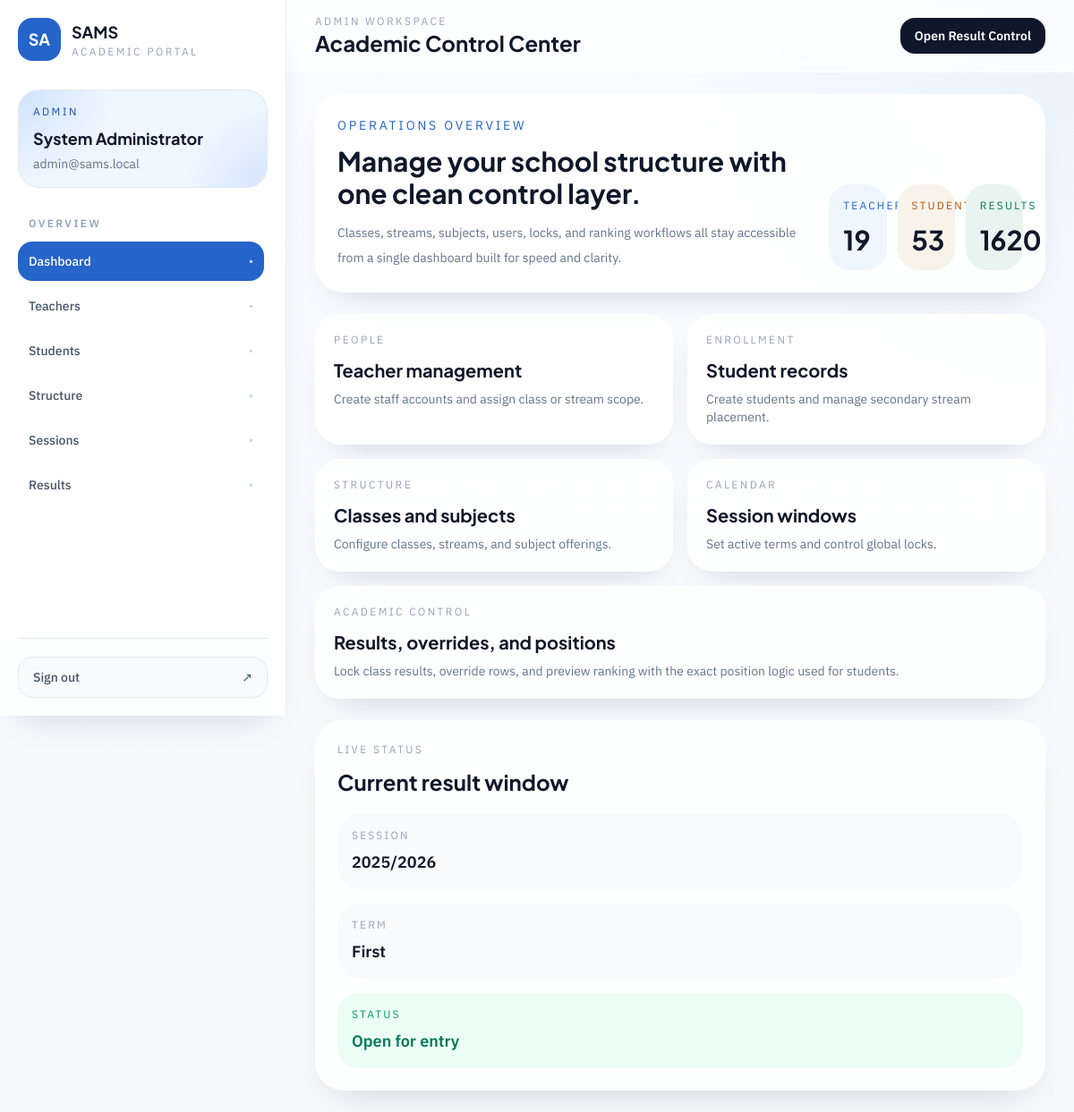
The page /admin/dashboard (signed in) on the database its author committed.
### app/models/user.py (models this page shows, shortened)
class User(UserMixin, db.Model):
    __tablename__ = "users"
    id = db.Column(db.Integer, primary_key=True)
    username = db.Column(db.String(80), unique=True, nullable=False, index=True)
    full_name = db.Column(db.String(150), nullable=False)
    email = db.Column(db.String(255), unique=True, nullable=False, index=True)
    password_hash = db.Column(db.String(255), nullable=False)
    role = db.Column(db.String(20), nullable=False, index=True)
    is_active = db.Column(db.Boolean, nullable=False, default=True)
    created_at = db.Column(
        db.DateTime, nullable=False, default=lambda: datetime.now(timezone.utc)
    )
    student_profile = db.relationship(
        "Student", back_populates="user", uselist=False, lazy="select"
    )
    teacher_profile = db.relationship(
        "Teacher", back_populates="user", uselist=False, lazy="select"
    )
    uploaded_results = db.relationship(
        "Result",
        back_populates="uploaded_by_user",
        foreign_keys="Result.uploaded_by_user_id",
        lazy="dynamic",
    )
    overridden_results = db.relationship(
        "Result",
        back_populates="overridden_by_user",
        foreign_keys="Result.overridden_by_user_id",
        lazy="dynamic",
    )
    __table_args__ = (
        db.CheckConstraint(
            "role IN ('admin', 'teacher', 'student')", name="ck_users_role"
        ),
    )

### app/models/session_.py (models this page shows, shortened)
class Session(db.Model):
    __tablename__ = "sessions"
    id = db.Column(db.Integer, primary_key=True)
    name = db.Column(db.String(20), unique=True, nullable=False, index=True)
    is_active = db.Column(db.Boolean, nullable=False, default=False)
    classes = db.relationship("Class", back_populates="session", lazy="dynamic")
    session_terms = db.relationship(
        "SessionTerm",
        back_populates="session",
        cascade="all, delete-orphan",
        lazy="dynamic",
    )
    results = db.relationship("Result", back_populates="session", lazy="dynamic")

### app/models/session_term.py (models this page shows, shortened)
class SessionTerm(db.Model):
    __tablename__ = "session_terms"
    id = db.Column(db.Integer, primary_key=True)
    session_id = db.Column(db.Integer, db.ForeignKey("sessions.id"), nullable=False)
    term = db.Column(db.String(10), nullable=False)
    is_result_entry_active = db.Column(db.Boolean, nullable=False, default=False)
    is_locked = db.Column(db.Boolean, nullable=False, default=False)
    session = db.relationship("Session", back_populates="session_terms")
    __table_args__ = (
        db.UniqueConstraint("session_id", "term", name="uq_session_terms_session_term"),
        db.CheckConstraint(
            "term IN ('first', 'second', 'third')",
            name="ck_session_terms_term",
        ),
    )

### app/routes/admin.py (the view)
@admin_bp.route("/dashboard")
@login_required
@role_required("admin")
def dashboard():
    summary = {
        "teachers": Teacher.query.count(),
        "students": Student.query.count(),
        "classes": Class.query.count(),
        "streams": Stream.query.count(),
        "subjects": Subject.query.count(),
        "results": Result.query.count(),
    }
    return render_template(
        "admin/dashboard.html",
        summary=summary,
        active_session_term=_active_session_term(),
    )

### app/routes/admin.py (called while the page is built)
def _active_session_term() -> SessionTerm | None:
    return (
        SessionTerm.query.join(Session)
        .filter(Session.is_active.is_(True), SessionTerm.is_result_entry_active.is_(True))
        .first()
    )

### app/templates/admin/dashboard.html (shortened to what this page needs)
{% extends "layouts/app_shell.html" %}
{% block page_eyebrow %}Admin Workspace{% endblock %}
{% block page_title %}Academic Control Center{% endblock %}
{% block page_actions %}
  <a href="{{ url_for('admin.results') }}" class="inline-flex items-center rounded-2xl bg-slateink px-4 py-2.5 text-sm font-semibold text-white transition hover:bg-brand-700">Open Result Control</a>
{% endblock %}
{% block shell_content %}
<section class="grid gap-6 xl:grid-cols-[1.6fr_0.9fr]">
  <div class="space-y-6">
    <div class="rounded-[2rem] border border-white/80 bg-white/90 p-6 shadow-soft">
      <div class="flex flex-col gap-6 lg:flex-row lg:items-end lg:justify-between">
        <div class="max-w-2xl">
          <p class="text-sm uppercase tracking-[0.2em] text-brand-600">Operations overview</p>
          <h2 class="mt-3 font-display text-3xl font-bold text-slateink">Manage your school structure with one clean control layer.</h2>
          <p class="mt-3 text-sm leading-7 text-slate-500">Classes, streams, subjects, users, locks, and ranking workflows all stay accessible from a single dashboard built for speed and clarity.</p>
        </div>
        <div class="grid grid-cols-2 gap-3 sm:grid-cols-3">
          <div class="rounded-3xl bg-brand-50 px-4 py-4">
            <p class="text-xs uppercase tracking-[0.18em] text-brand-600">Teachers</p>
            <p class="mt-3 font-display text-3xl font-bold text-slateink">{{ summary.teachers }}</p>
          </div>
          <div class="rounded-3xl bg-sand px-4 py-4">
            <p class="text-xs uppercase tracking-[0.18em] text-amber-700">Students</p>
            <p class="mt-3 font-display text-3xl font-bold text-slateink">{{ summary.students }}</p>
          </div>
          <div class="rounded-3xl bg-sage px-4 py-4">
            <p class="text-xs uppercase tracking-[0.18em] text-emerald-700">Results</p>
            <p class="mt-3 font-display text-3xl font-bold text-slateink">{{ summary.results }}</p>
          </div>
        </div>
      </div>
    </div>
    <div class="grid gap-4 md:grid-cols-2 xl:grid-cols-3">
      <a href="{{ url_for('admin.teachers') }}" class="group rounded-[1.75rem] border border-white/70 bg-white/90 p-5 shadow-soft transition hover:-translate-y-0.5 hover:border-brand-200">
        <p class="text-xs uppercase tracking-[0.2em] text-slate-400">People</p>
        <h3 class="mt-3 font-display text-xl font-bold text-slateink">Teacher management</h3>
        <p class="mt-2 text-sm text-slate-500">Create staff accounts and assign class or stream scope.</p>
      </a>
      <a href="{{ url_for('admin.students') }}" class="group rounded-[1.75rem] border border-white/70 bg-white/90 p-5 shadow-soft transition hover:-translate-y-0.5 hover:border-brand-200">
        <p class="text-xs uppercase tracking-[0.2em] text-slate-400">Enrollment</p>
        <h3 class="mt-3 font-display text-xl font-bold text-slateink">Student records</h3>
        <p class="mt-2 text-sm text-slate-500">Create students and manage secondary stream placement.</p>
      </a>
      <a href="{{ url_for('admin.classes') }}" class="group rounded-[1.75rem] border border-white/70 bg-white/90 p-5 shadow-soft transition hover:-translate-y-0.5 hover:border-brand-200">
        <p class="text-xs uppercase tracking-[0.2em] text-slate-400">Structure</p>
        <h3 class="mt-3 font-display text-xl font-bold text-slateink">Classes and subjects</h3>
        <p class="mt-2 text-sm text-slate-500">Configure classes, streams, and subject offerings.</p>
      </a>
      <a href="{{ url_for('admin.sessions') }}" class="group rounded-[1.75rem] border border-white/70 bg-white/90 p-5 shadow-soft transition hover:-translate-y-0.5 hover:border-brand-200">
        <p class="text-xs uppercase tracking-[0.2em] text-slate-400">Calendar</p>
        <h3 class="mt-3 font-display text-xl font-bold text-slateink">Session windows</h3>
        <p class="mt-2 text-sm text-slate-500">Set active terms and control global locks.</p>
      </a>
      <a href="{{ url_for('admin.results') }}" class="group rounded-[1.75rem] border border-white/70 bg-white/90 p-5 shadow-soft transition hover:-translate-y-0.5 hover:border-brand-200 md:col-span-2 xl:col-span-2">
        <p class="text-xs uppercase tracking-[0.2em] text-slate-400">Academic control</p>
        <h3 class="mt-3 font-display text-xl font-bold text-slateink">Results, overrides, and positions</h3>
        <p class="mt-2 text-sm text-slate-500">Lock class results, override rows, and preview ranking with the exact position logic used for students.</p>
      </a>
    </div>
  </div>
  <aside class="space-y-6">
    <div class="rounded-[2rem] border border-white/80 bg-white/90 p-6 shadow-soft">
      <p class="text-xs uppercase tracking-[0.2em] text-slate-400">Live status</p>
      <h3 class="mt-3 font-display text-2xl font-bold text-slateink">Current result window</h3>
      {% if active_session_term %}
        <div class="mt-5 space-y-4">
          <div class="rounded-3xl bg-slate-50 p-4">
            <p class="text-xs uppercase tracking-[0.18em] text-slate-400">Session</p>
            <p class="mt-2 text-lg font-semibold text-slateink">{{ active_session_term.session.name }}</p>
          </div>
          <div class="rounded-3xl bg-slate-50 p-4">
            <p class="text-xs uppercase tracking-[0.18em] text-slate-400">Term</p>
            <p class="mt-2 text-lg font-semibold text-slateink">{{ active_session_term.term|title }}</p>
          </div>
          <div class="rounded-3xl {% if active_session_term.is_locked %}bg-rose-50{% else %}bg-emerald-50{% endif %} p-4">
            <p class="text-xs uppercase tracking-[0.18em] {% if active_session_term.is_locked %}text-rose-600{% else %}text-emerald-600{% endif %}">Status</p>
            <p class="mt-2 text-lg font-semibold {% if active_session_term.is_locked %}text-rose-700{% else %}text-emerald-700{% endif %}">
              {{ "Locked" if active_session_term.is_locked else "Open for entry" }}
            </p>
          </div>
        </div>
      {% else %}
        <p class="mt-4 text-sm leading-7 text-slate-500">No session-term is active yet. Open the session management screen to set one.</p>
      {% endif %}
    </div>
  </aside>
</section>
{% endblock %}

### app/templates/layouts/app_shell.html (shortened to what this page needs)
{% extends "base.html" %}
{% set endpoint = request.endpoint or "" %}
{% set nav_groups = [] %}
{% if current_user.is_authenticated and current_user.role == 'admin' %}
  {% set nav_groups = [
    {'label': 'Overview', 'items': [
      {'title': 'Dashboard', 'endpoint': 'admin.dashboard', 'href': url_for('admin.dashboard')},
      {'title': 'Teachers', 'endpoint': 'admin.teachers', 'href': url_for('admin.teachers')},
      {'title': 'Students', 'endpoint': 'admin.students', 'href': url_for('admin.students')},
      {'title': 'Structure', 'endpoint': 'admin.classes', 'href': url_for('admin.classes')},
      {'title': 'Sessions', 'endpoint': 'admin.sessions', 'href': url_for('admin.sessions')},
      {'title': 'Results', 'endpoint': 'admin.results', 'href': url_for('admin.results')},
    ]}
  ] %}
{% elif current_user.is_authenticated and current_user.role == 'teacher' %}
  {% set nav_groups = [
    {'label': 'Workspace', 'items': [
      {'title': 'Dashboard', 'endpoint': 'teacher.dashboard', 'href': url_for('teacher.dashboard')},
      {'title': 'Assigned Classes', 'endpoint': 'teacher.classes', 'href': url_for('teacher.classes')},
      {'title': 'Students', 'endpoint': 'teacher.students', 'href': url_for('teacher.students')},
      {'title': 'Result Entry', 'endpoint': 'teacher.upload_results', 'href': url_for('teacher.upload_results')},
    ]}
  ] %}
{% elif current_user.is_authenticated and current_user.role == 'student' %}
  {% set nav_groups = [
    {'label': 'Student', 'items': [
      {'title': 'Dashboard', 'endpoint': 'student.dashboard', 'href': url_for('student.dashboard')},
      {'title': 'My Results', 'endpoint': 'student.results', 'href': url_for('student.results')},
      {'title': 'Report Card', 'endpoint': 'student.report_card', 'href': url_for('student.report_card')},
    ]}
  ] %}
{% endif %}
{% block body %}
<div class="min-h-screen lg:flex">
  <aside class="fixed inset-y-0 left-0 z-50 flex w-80 -translate-x-full flex-col border-r border-slate-200/70 bg-white/90 px-5 py-5 shadow-soft backdrop-blur transition duration-300 lg:sticky lg:top-0 lg:h-screen lg:translate-x-0" data-sidebar>
    <div class="flex items-center justify-between">
      <a href="{{ url_for(endpoint.split('.')[0] ~ '.dashboard') if endpoint else url_for('auth.login') }}" class="flex items-center gap-3">
        <div class="flex h-12 w-12 items-center justify-center rounded-2xl bg-brand-600 text-lg font-display font-bold text-white shadow-soft">SA</div>
        <div>
          <p class="font-display text-lg font-bold text-slateink">SAMS</p>
          <p class="text-xs uppercase tracking-[0.2em] text-slate-400">Academic Portal</p>
        </div>
      </a>
    </div>
    <div class="mt-8 rounded-3xl border border-slate-200/80 bg-mesh-glow bg-brand-50 px-4 py-4">
      <p class="text-xs uppercase tracking-[0.2em] text-brand-700">{{ current_user.role|title }}</p>
      <h2 class="mt-2 font-display text-lg font-bold text-slateink">{{ current_user.full_name }}</h2>
      <p class="mt-1 text-sm text-slate-500">{{ current_user.email }}</p>
    </div>
    <nav class="mt-8 flex-1 space-y-7 overflow-y-auto pr-1">
      {% for group in nav_groups %}
        <div>
          <p class="mb-3 px-3 text-xs font-semibold uppercase tracking-[0.2em] text-slate-400">{{ group["label"] }}</p>
          <div class="space-y-1.5">
            {% for item in group["items"] %}
              {% set active = endpoint == item.endpoint %}
              <a href="{{ item.href }}" class="group flex items-center justify-between rounded-2xl px-3 py-3 text-sm font-medium transition
                {% if active %}
                  bg-brand-600 text-white shadow-soft
                {% else %}
                  text-slate-600 hover:bg-slate-100 hover:text-slateink
                {% endif %}
              ">
                <span>{{ item.title }}</span>
                <span class="text-xs {% if active %}text-white/80{% else %}text-slate-300 group-hover:text-slate-500{% endif %}">•</span>
              </a>
            {% endfor %}
          </div>
        </div>
      {% endfor %}
    </nav>
    <div class="border-t border-slate-200 pt-5">
      <a href="{{ url_for('auth.logout') }}" class="flex items-center justify-between rounded-2xl border border-slate-200 bg-slate-50 px-4 py-3 text-sm font-medium text-slate-600 transition hover:border-brand-200 hover:bg-brand-50 hover:text-brand-700">
        <span>Sign out</span>
        <span>↗</span>
      </a>
    </div>
  </aside>
  <div class="min-w-0 flex-1">
    <header class="sticky top-0 z-30 border-b border-white/60 bg-white/75 backdrop-blur">
      <div class="mx-auto flex max-w-7xl items-center justify-between gap-4 px-4 py-4 sm:px-6 lg:px-8">
        <div class="flex items-center gap-3">
          <div>
            <p class="text-xs uppercase tracking-[0.2em] text-slate-400">{% block page_eyebrow %}Workspace{% endblock %}</p>
            <h1 class="font-display text-2xl font-bold text-slateink">{% block page_title %}Dashboard{% endblock %}</h1>
          </div>
        </div>
        <div class="hidden items-center gap-3 md:flex">
          {% block page_actions %}{% endblock %}
        </div>
      </div>
    </header>
    <main class="mx-auto max-w-7xl px-4 py-6 sm:px-6 lg:px-8">
      {% block shell_content %}{% endblock %}
    </main>
  </div>
</div>
{% endblock %}

### rows shown on the page
User: role "ADMIN", full_name "System Administrator", email "admin@sams.local"
SessionTerm: term "First", is_locked "Open for entry"

### other values the page prints
{{ group["label"] }} "OVERVIEW"
{{ item.title }} "Dashboard" "Teachers" "Students" "Structure" "Sessions" "Results"
{{ summary.teachers }} "19"
{{ summary.students }} "53"
{{ summary.results }} "1620"
{{ active_session_term.session.name }} "2025/2026"
